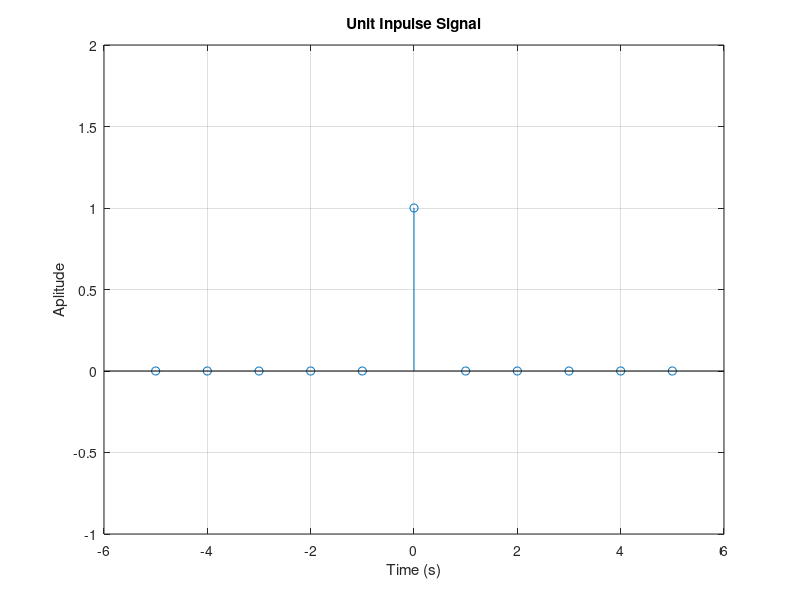

Here is the MATLAB script that generated this plot:
% Unit Impulse Signal
clc
clear
close all

t = -5 : 5;
x1 = 1;
x2 = 0;

x = x1.*(t==0) + x2.*(t<0) + x2.*(t>0);

stem(t, x);
xlabel('Time (s)');
ylabel('Aplitude');
title('Unit Inpulse Signal');
axis([-6, 6, -1, 2]);
grid on;
